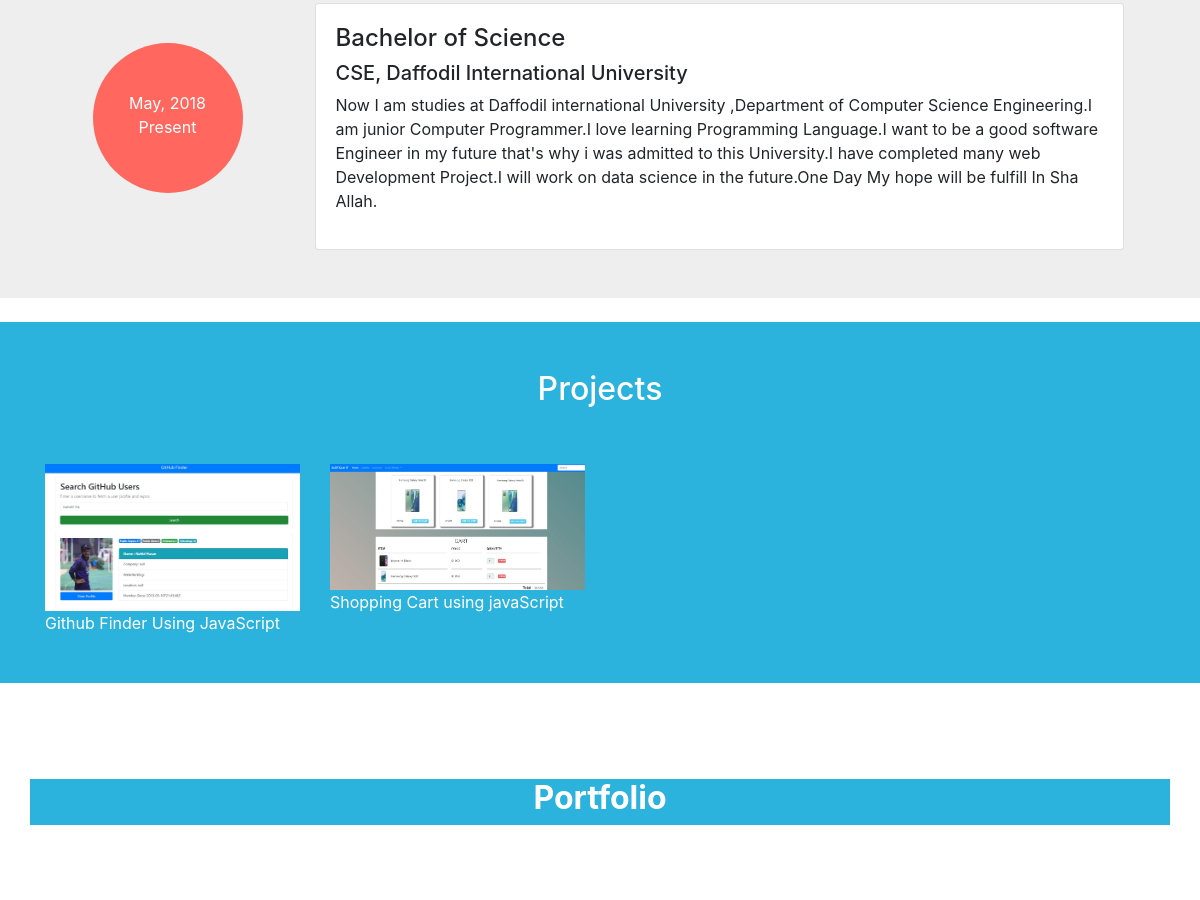
/ (middle part), run on an earlier commit of the app's database.
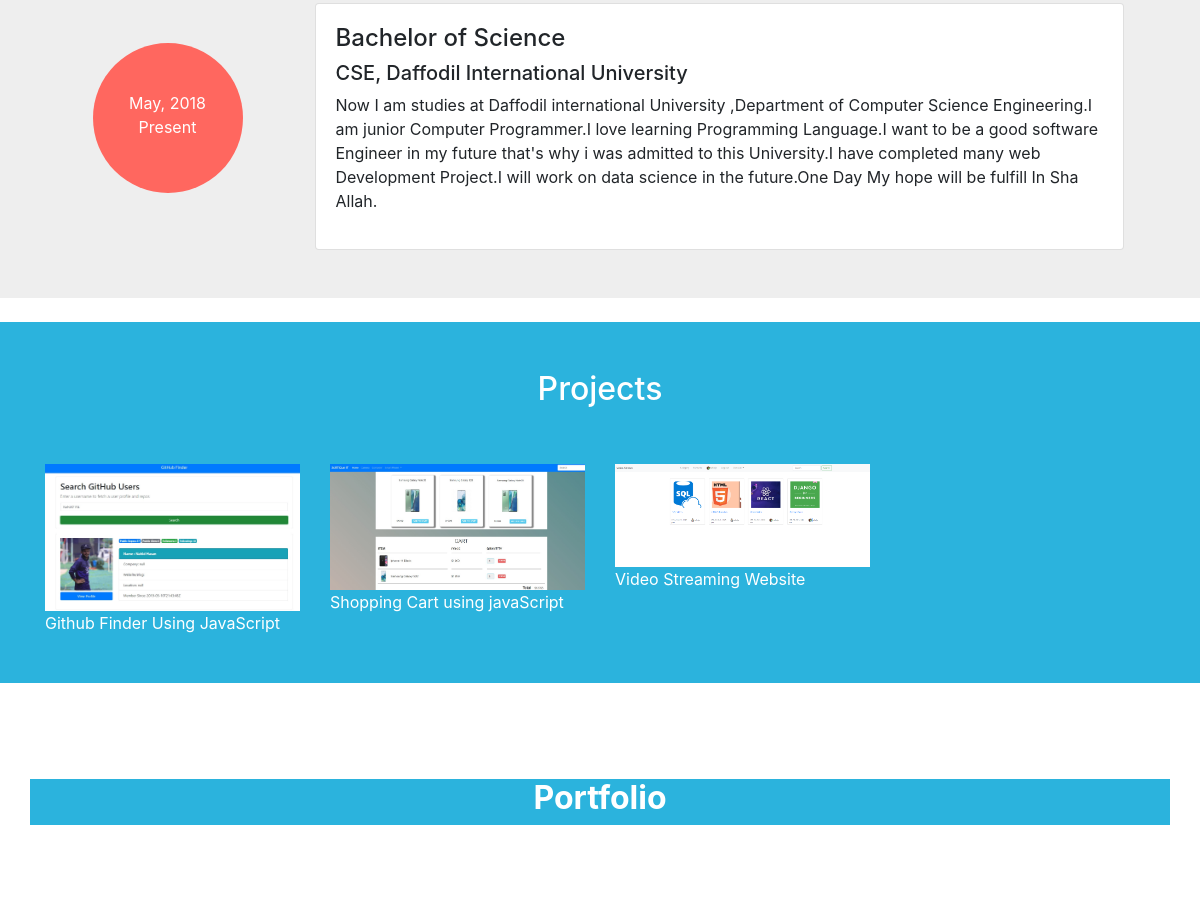
And on a later commit of the database.
### Portfolio_App/models.py (models this page shows, shortened)
class Project(models.Model):
    title = models.CharField(max_length=100)
    project_url = models.URLField(blank=True)
    project_pic = models.ImageField(
        upload_to='Project_pic', blank=False, verbose_name='Image')

### Portfolio_App/views.py (the view)
# urls.py: path('', views.index, name='index'),
def index(request):
    skills = Skill.objects.all()
    projects = Project.objects.all()
    portfolio_pics = Portfolio.objects.all()
    return render(request, 'Portfolio_App/index.html', context={'skills': skills, 'projects': projects, 'portfolio_pics': portfolio_pics})

### Portfolio_App/templates/Portfolio_App/index.html (shortened to what this page needs)
{% load static %}
<!DOCTYPE html>
<html lang="en">
<head>
    <link rel="stylesheet" href="https://cdnjs.cloudflare.com/ajax/libs/animate.css/4.0.0/animate.min.css">
    <link rel="stylesheet" href="https://stackpath.bootstrapcdn.com/bootstrap/4.5.0/css/bootstrap.min.css"
>
    <link rel="stylesheet" type="text/css" href="{% static 'style.css' %}" />
</head>
<body>
    {% include 'Portfolio_App/navbar.html' %}
    {% include 'Portfolio_App/about.html' %}
    {% include 'Portfolio_App/education.html' %}
    <div class="project-container">
        <div class="container" id="PROJECT">
            <div class="row">
                <div class="col text-white font-weight-bolder text-center py-5">
                    <h2>Projects</h2>
                </div>
            </div>
            <div class="row mb-5 pb-5">
                {% for project in projects %}
                <div class="col-md-3">
                    <img src="/static/images/{{project.project_pic}}" class="img-fluid" alt="">
                    <a href="{{project.project_url}}" target="_blank" class="text">{{project.title}}</a>
                </div>
                {% endfor %}
            </div>
        </div>
    </div>
    <div class="container" id="PORTFOLIO">
        <div class="row py-5 ">
            <div class="col text-center port-color">
                <h2 class="font-weight-bolder text-white">Portfolio</h2>
            </div>
        </div>
        <div class="row py-5">
        </div>
    </div>
    {% include 'Portfolio_App/contact.html' %}
    {% include 'Portfolio_App/footer.html' %}
</body>
</html>

### Portfolio_App/templates/Portfolio_App/navbar.html (shortened to what this page needs)
{% load static %}
<!DOCTYPE html>
<html lang="en">
<head>
    <link rel="stylesheet" href="https://cdnjs.cloudflare.com/ajax/libs/animate.css/4.0.0/animate.min.css">
    <link rel="stylesheet" href="https://stackpath.bootstrapcdn.com/bootstrap/4.5.0/css/bootstrap.min.css"
>
    <link rel="stylesheet" type="text/css" href="{% static 'style.css' %}" />
</head>
<body>
</body>
</html>

### Portfolio_App/templates/Portfolio_App/about.html (shortened to what this page needs)
{% load static %}
<!DOCTYPE html>
<html lang="en">
<head>
    <link rel="stylesheet" href="https://cdnjs.cloudflare.com/ajax/libs/animate.css/4.0.0/animate.min.css">
    <link rel="stylesheet" href="https://stackpath.bootstrapcdn.com/bootstrap/4.5.0/css/bootstrap.min.css"
>
    <link rel="stylesheet" type="text/css" href="{% static 'style.css' %}" />
</head>
<body>
</body>
</html>

### Portfolio_App/templates/Portfolio_App/education.html (shortened to what this page needs)
{% load static %}
<!DOCTYPE html>
<html lang="en">
<head>
    <link rel="stylesheet" href="https://cdnjs.cloudflare.com/ajax/libs/animate.css/4.0.0/animate.min.css">
    <link rel="stylesheet" href="https://stackpath.bootstrapcdn.com/bootstrap/4.5.0/css/bootstrap.min.css"
>
    <link rel="stylesheet" type="text/css" href="{% static 'style.css' %}" />
</head>
<body>
    <div class="education-container">
        <div class="container" id="EDUCATION">
            <div class="row py-5 my-4 align-items-center justify-content-center">
                <div class="col-md-2 pb-3 mx-3">
                    <div class="circle text-center text-white">
                        <p class="py-5 ">May, 2018 <br>
                            Present
                        </p>
                    </div>
                </div>
                <div class="col-md-9">
                    <div class="card ml-3">
                        <div class="card-body">
                            <h4>Bachelor of Science</h4>
                            <h5>CSE, Daffodil International University</h5>
                            <p>
                                Now I am studies at Daffodil international University ,Department of Computer Science
                                Engineering.I am junior Computer Programmer.I love learning Programming Language.I want
                                to be a good software Engineer in my future that's why i was admitted to this
                                University.I have completed many web Development Project.I will work on data science in
                                the future.One Day My hope will be fulfill In Sha Allah.
                            </p>
                        </div>
                    </div>
                </div>
            </div>
        </div>
    </div>
</body>
</html>

### Portfolio_App/templates/Portfolio_App/contact.html (shortened to what this page needs)
{% load static %}
<!DOCTYPE html>
<html lang="en">
<head>
    <link rel="stylesheet" href="https://cdnjs.cloudflare.com/ajax/libs/animate.css/4.0.0/animate.min.css">
    <link rel="stylesheet" href="https://stackpath.bootstrapcdn.com/bootstrap/4.5.0/css/bootstrap.min.css"
>
    <link rel="stylesheet" type="text/css" href="{% static 'style.css' %}" />
</head>
<body>
</body>
</html>

### Portfolio_App/templates/Portfolio_App/footer.html (shortened to what this page needs)
{% load static %}
<!DOCTYPE html>
<html lang="en">
<head>
    <link rel="stylesheet" href="https://cdnjs.cloudflare.com/ajax/libs/animate.css/4.0.0/animate.min.css">
    <link rel="stylesheet" href="https://stackpath.bootstrapcdn.com/bootstrap/4.5.0/css/bootstrap.min.css"
>
    <link rel="stylesheet" type="text/css" href="{% static 'style.css' %}" />
</head>
<body>
</body>
</html>

### Portfolio_App/static/style.css (style rules this page uses)
.education-container { background-color: #eeeeee; }
.circle { background-color: #ff675f; height: 150px; width: 150px; border-radius: 50%; }
.card { width: auto; }
.project-container { background-color: #2bb3dd; }
.text { color: white; }
.port-color { background-color: #2bb3dd; border: lightcyan; }

What changed in the data, as far as the page shows it:
added Project: project_pic (picture), title "Video Streaming Website"
